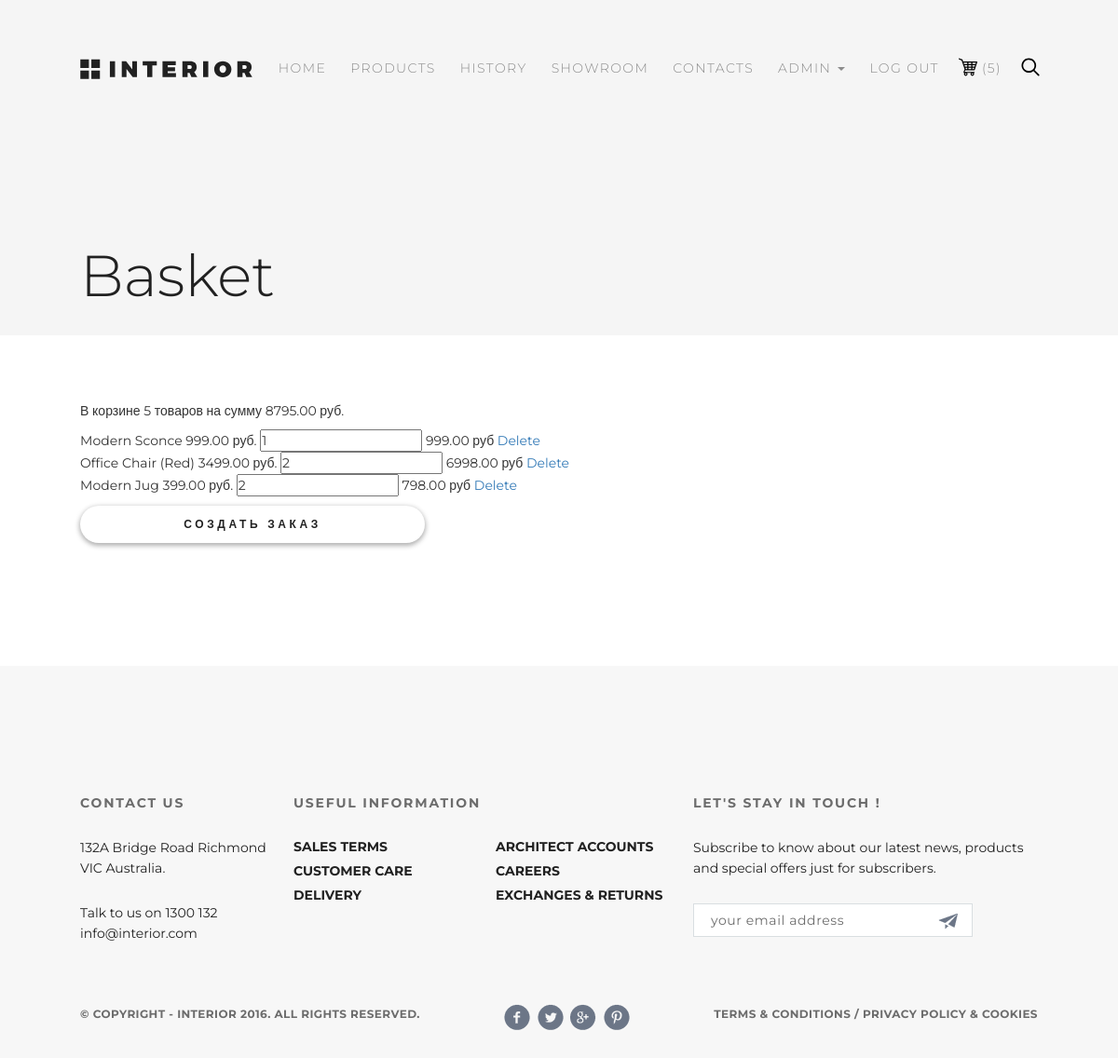
Page /basket/ (signed in) on the committed database.
### authapp/models.py (models this page shows, shortened)
class ShopUser(AbstractUser):
    class Meta:
        verbose_name = 'Пользователь'
        verbose_name_plural = 'Пользователи'
    avatar = models.ImageField(upload_to='users_avatars', blank=True)
    age = models.PositiveIntegerField(verbose_name='Возраст', default=18)
    activation_key = models.CharField(max_length=128, blank=True)
    activation_key_expires = models.DateTimeField(default=(now() + timedelta(hours=48)))

### basketapp/models.py (models this page shows, shortened)
class BasketSlot(models.Model):
    objects = BasketQuerySet.as_manager()
    class Meta:
        verbose_name = 'Слот корзины'
        verbose_name_plural = 'Слоты корзины'
    user = models.ForeignKey(settings.AUTH_USER_MODEL, on_delete=models.CASCADE, related_name='basket')
    product = models.ForeignKey(Product, on_delete=models.CASCADE)
    quantity = models.PositiveIntegerField(verbose_name='Количество', default=1)
    created = models.DateTimeField(verbose_name='Время создания', auto_now_add=True)
    updated = models.DateTimeField(verbose_name='Время последнего изменения', auto_now=True)
    @property
    def cost(self):
        return self.product.price * self.quantity

### mainapp/models.py (models this page shows, shortened)
class Product(models.Model):
    objects = models.Manager()
    class Meta:
        verbose_name = 'Продукт'
        verbose_name_plural = 'Продукты'
    category = models.ForeignKey(ProductCategory, db_index=True, on_delete=models.CASCADE)
    name = models.CharField(verbose_name='Имя продукта', max_length=128)
    image = models.ImageField(upload_to='products_images', blank=True)
    short_desc = models.CharField(verbose_name='Краткое описание продукта', max_length=60, blank=True)
    description = models.TextField(verbose_name='Описание продукта', blank=True)
    price = models.DecimalField(verbose_name='Цена продукта', max_digits=8, decimal_places=2, default=0)
    quantity = models.PositiveIntegerField(verbose_name='Количество на складе', default=0)
    is_hot = models.BooleanField(verbose_name="Горячий?", default=False)
    is_featured = models.BooleanField(verbose_name="Рекомендуемый?", default=False)
    is_new = models.BooleanField(verbose_name="Новый?", default=False)
    is_active = models.BooleanField(db_index=True, verbose_name="Активный?", default=True)

class ProductCategory(models.Model):
    objects = models.Manager()
    class Meta:
        verbose_name = 'Категория'
        verbose_name_plural = 'Категории'
    name = models.CharField(verbose_name='Имя', max_length=64, unique=True)
    description = models.TextField(verbose_name='Описание', blank=True)
    is_active = models.BooleanField(db_index=True, verbose_name="Активный?", default=True)

### basketapp/views.py (the view)
# urls.py: path('', read, name='read'),
@login_required
def read(request):
    context = {}
    page_name(context, 'Basket')
    return render(request, 'basketapp/basket.html', context)

### authapp/context_processors.py (called while the page is built)
def authapp_context(request):
    user = request.user
    context = common_context(user)
    return {'authapp_context': context}

### basketapp/context_processors.py (called while the page is built)
def basketapp_context(request):
    user = request.user
    context = common_context(user)
    context['path_to_basket_inc'] = 'basketapp/includes/'
    return {'basketapp_context': context}

### mainapp/common_context.py (called while the page is built)
def get_basket(user):
    basket_array = []
    if user.is_authenticated:
        basket_array = user.basket.select_related().all()
    return basket_array

def get_username(user):
    return 'Anonymous' if user.is_anonymous else user.first_name

def common_context(user):
    return {
        'path_to_common_img': path_to_common_img,
        'path_to_common_inc': path_to_common_inc,
        'path_to_media': path_to_media,
        'main_menu': main_menu,
        'info_menu': info_menu,
        'socials': socials,
        'contact_information': contact_information,
        'basket_items': get_basket(user),
        'username': get_username(user),
    }

def page_name(context, name):
    context['title'] = name
    context['header_name'] = name

### mainapp/context_processors.py (called while the page is built)
def mainapp_context(request):
    user = request.user
    context = common_context(user)
    context['path_to_main_img'] = 'mainapp/img/'
    context['path_to_main_inc'] = 'mainapp/includes/'
    return {'mainapp_context': context}

### mainapp/templatetags/custom_tags.py (called while the page is built)
@register.filter
def basket_total_quantity(basket):
    return sum(list(map(lambda basket_slot: basket_slot.quantity, basket)))

@register.filter
def basket_total_cost(basket):
    return sum(list(map(lambda basket_slot: basket_slot.cost, basket)))

### ordersapp/context_processors.py (called while the page is built)
def ordersapp_context(request):
    user = request.user
    context = common_context(user)
    context['path_to_orders_inc'] = 'ordersapp/includes/'
    return {'ordersapp_context': context}

### basketapp/templates/basketapp/basket.html (shortened to what this page needs)
{% extends 'mainapp/base.html'%}
{% load static %}
{% load custom_tags %}
{% block container %}
    {% include mainapp_context.path_to_common_inc|add:'inc_header.html' %}
    <div class="basket_list padding_site">
        <p>В корзине {{ basketapp_context.basket_items|basket_total_quantity }} товаров на сумму
            {{ basketapp_context.basket_items|basket_total_cost }} руб.</p>
        {% include basketapp_context.path_to_basket_inc|add:'inc_basket_list.html' %}
        <a class="basket_button" href="{% url 'order_urls:order_create' %}">Создать заказ</a>
    </div>
{% endblock %}

### mainapp/templates/mainapp/base.html (shortened to what this page needs)
<!DOCTYPE html>
<html lang="ru">
    {% load static %}
    <head>
        <link rel="stylesheet" type="text/css" href="{% static 'css/bootstrap_3_3_7.min.css' %}">
        <link rel="stylesheet" type="text/css" href="{% static 'css/style.css'%}">
    </head>
    <body>
        <div class="container">
            {% block container %}
            {% endblock %}
            {% block footer %}
            {% include mainapp_context.path_to_common_inc|add:'inc_footer.html' %}
            {% endblock %}
        </div>
    </body>
</html>

### mainapp/templates/common_includes/inc_header.html
<div class="big_header padding_site">
    {% include mainapp_context.path_to_common_inc|add:'inc_menu.html' %}
    <h2 class="header_name">{{ header_name|title }}</h2>
</div>

### mainapp/templates/common_includes/inc_menu.html (shortened to what this page needs)
{% load static %}
{% load custom_tags %}
<div class="header clear_fix">
    <a href="{% url 'main_urls:featured' %}">
        <img src="{% static mainapp_context.path_to_common_img|add:'logo.svg'%}" alt='logo'></a>
    <ul class='menu clear_fix'>
        {% for link in mainapp_context.main_menu %}
        <li class='menu_list'>
            <a href="{% url link.href %}"
               class='menu_link
               {% if request.resolver_match.namespace %}
                {% else %}
                    {% if request.resolver_match.url_name in link.href %} menu_link_active {% endif %}
                {% endif %}'>
                {{ link.name|upper }}
            </a>
        </li>
        {% endfor %}
        {% if user.is_authenticated %}
            <li class='menu_list'>
                <div class="dropdown">
                    <a class = "dropdown-toggle
                    menu_link {% if request.resolver_match.namespace == 'auth' %} menu_link_active {% endif %}"
                       href = "" data-toggle = "dropdown">
                        {{user.first_name|default:'Пользователь'}}
                        <span class="caret"></span>
                    </a>
                </div>
            </li>
        {% endif %}
        {% if user.is_authenticated %}
        <li class='menu_list'>
            <a class='menu_link' href="{% url 'auth_urls:logout' %}">Log out</a>
        </li>
        {% endif %}
        <li class='menu_list'>
            <a class="menu_ico {% if request.resolver_match.namespace == 'basket' %} menu_link_active {% endif %}"
               href="{% url 'basket_urls:read' %}">
                <img src="{% static mainapp_context.path_to_common_img|add:'basket.svg'%}" alt='basket'>
                <span class="basket_span">({{ mainapp_context.basket_items|basket_total_quantity }})</span>
            </a>
        </li>
        <li class='menu_list'>
            <a href='#' class='menu_ico'>
                <img src="{% static mainapp_context.path_to_common_img|add:'search.svg'%}" alt='search'>
            </a>
        </li>
    </ul>
</div>

### basketapp/templates/basketapp/includes/inc_basket_list.html
{% for item in basketapp_context.basket_items %}
<div class="basket_record">
    <span class="category_name">{{ item.product.category.name }}</span>
    <span class="basket_product_name">{{ item.product.name }}</span>
    <span class="basket_product_price">{{ item.product.price }}&nbsp;руб.</span>
    <input type="number" min="0"
           name="{{ item.pk }}"
           value="{{ item.quantity }}">
    <span class="basket_product_cost">{{ item.cost }}&nbsp;руб</span>
        <a href="{% url 'basket_urls:remove' item.product.pk %}" class="">Delete</a>
</div>
{% endfor %}

### mainapp/templates/common_includes/inc_footer.html
{% load static %}
{% load cache %}
    <div class="footer padding_site">
        <div class="footer_top">
            <div class="contact">
                <h3>contact us</h3>
                <p>132A Bridge Road Richmond VIC Australia.</p>
                <p>Talk to us on 1300 132 info@interior.com</p>
            </div>
            <div class="useful">
                <h3>Useful Information</h3>
                <ul class="info_menu">
                    {% for link in mainapp_context.info_menu %}
                        <li>
                            <a href={{link.href}}>{{link.name|upper}}</a>
                        </li>
                    {% endfor %}
                </ul>
            </div>
            <div class="touch">
                <h3>let&#39;s stay in touch &#33;</h3>
                <p>Subscribe to know about our latest news, products and special offers just for subscribers.</p>
                <form action="#">
                    <input type="email" placeholder="your email address">
                    <button type="submit" class="email_submit">
                        <img src="{% static mainapp_context.path_to_common_img|add:'telegram.png'%}" alt="send">
                    </button>
                </form>
            </div>
        </div>
        <div class="footer_bottom">
            <div class="copyright">&copy; Copyright - INTERIOR 2016. All Rights Reserved.</div>
            <div class="socials">
                {% for link in mainapp_context.socials %}
                <a href={{link.href}} target="_blank" class="circle">
                    <img src="{% static link.image_source %}" alt={{link.name}}>
                </a>
                {% endfor %}
            </div>
            <div class="terms">
                <a href="#">Terms & Conditions</a> / <a href="#">Privacy policy & Cookies</a>
            </div>
        </div>
    </div>

### static/css/style.css (style rules this page uses)
* { margin: 0; padding: 0; }
body { font-family: 'Montserrat', sans-serif; background-color: #f0d0e0; }
a { text-decoration: none; }
li { list-style-type: none; }
.clear_fix::after { content: ""; display: table; clear: both; }
.padding_site { padding-left: 7.174%; padding-right: 7.174%; }
.container { background-color: white; min-width: 500px; max-width: 1366px; margin: 0 auto; position: relative; }
.header { padding-top: 63px; }
.menu { float: right; }
.menu_list { float: left; min-height: 35px; }
.menu_link { color: #8c8c8c; font-size: 14px; font-weight: 300; letter-spacing: 1.4px; text-transform: uppercase; padding-left: 13px; padding-right: 13px; padding-top: 10px; padding-bottom: 10px; }
.menu_ico { position: relative; color: #8c8c8c; font-size: 14px; font-weight: 300; letter-spacing: 1.4px; text-transform: uppercase; padding: 10px 13px; }
.menu_ico img { position: absolute; left: 8px; top: 8px; height: 20px; width: 20px; }
.footer { box-sizing: border-box; min-width: 500px; max-width: 1366px; margin: 0 auto; background: #f7f7f7; padding-top: 120px; }
.footer_top { display: flex; justify-content: space-between; align-content: space-between; margin-bottom: 40px; }
.contact { width: 220px; }
.useful { min-width: 420px; margin-bottom: 30px; }
.touch { width: 370px; }
.footer_top h3 { margin-bottom: 26px; color: #6c6c6c; height: 9.35%; font-size: 100%; font-weight: 700; text-transform: uppercase; letter-spacing: 1.8px; }
.footer_top p { font-size: 14px; color: #212121; line-height: 1.571; margin-bottom: 26px; }
.info_menu { -moz-column-count: 2; -webkit-column-count: 2; column-count: 2; }
.info_menu a { font-size: 14px; color: #212121; font-weight: bold; text-transform: uppercase; line-height: 1.857; }
form { display: inline-block; vertical-align: top; position: relative; }
input[type="email"] { outline: none; border: 1px solid #d9dee1; padding-top: 5px; padding-bottom: 5px; padding-right: 50px; padding-left: 18px; display: block; width: 300px; height: 36px; background: #fff; font-size: 14px; }
.email_submit { position: absolute; top: 0px; right: 10px; z-index: 1; outline: none; border: none; display: inline-block; padding: 8px 5px; cursor: pointer; background: transparent; }
.footer_bottom { min-height: 60px; display: flex; justify-content: space-between; align-content: space-between; }
.terms { text-align: right; }
.copyright { height: 20px; }
.footer_bottom, .terms a { font-size: 12px; font-weight: bold; text-transform: uppercase; line-height: 2.167; color: #6c6c6c; text-decoration: none; letter-spacing: 0.4px; }
.socials { min-width: 150px; text-align: center; }
.socials .circle { height: 28px; width: 28px; display: inline-block; border-radius: 50%; margin: 2px; }
.big_header { background-color: #f5f5f5; min-height: 360px; }
.header_name { color: #212121; font-size: 62px; font-weight: 300; margin-top: 154px; }
.basket_button { margin-top: 10px; margin-bottom: 10px; position: relative; color: #212121; font-size: 12px; font-weight: 700; text-transform: uppercase; letter-spacing: 3.6px; box-shadow: 0 2px 5px 1px rgba(33, 33, 33, 0.35); border-radius: 23px; background-color: white; width: 370px; height: 40px; text-align: center; line-height: 40px; display: inline-block; }
.basket_list { padding-top: 71px; padding-bottom: 122px; box-sizing: border-box; }
.basket_span { color: #8c8c8c; font-size: 14px; font-weight: 300; letter-spacing: 1.4px; text-transform: uppercase; margin-left: 20px; padding-top: 10px; padding-bottom: 10px; }

### rows in the picture
ShopUser: first_name "ADMIN"
BasketSlot: basket_items|basket_total_quantity "5", basket_items|basket_total_cost "8795.00", product.category.name "Modern", product.name "Sconce", product.price "999.00", quantity "1", cost "999.00"
BasketSlot: product.category.name "Office", product.name "Chair (Red)", product.price "3499.00", quantity "2", cost "6998.00"
BasketSlot: product.category.name "Modern", product.name "Jug", product.price "399.00", quantity "2", cost "798.00"

### other values in the picture
{{ link.name|upper }} "HOME" "PRODUCTS" "HISTORY" "SHOWROOM" "CONTACTS"
{{ header_name|title }} "Basket"
{{ link.name|upper }} "SALES TERMS" "CUSTOMER CARE" "DELIVERY" "ARCHITECT ACCOUNTS" "CAREERS" "EXCHANGES & RETURNS"
